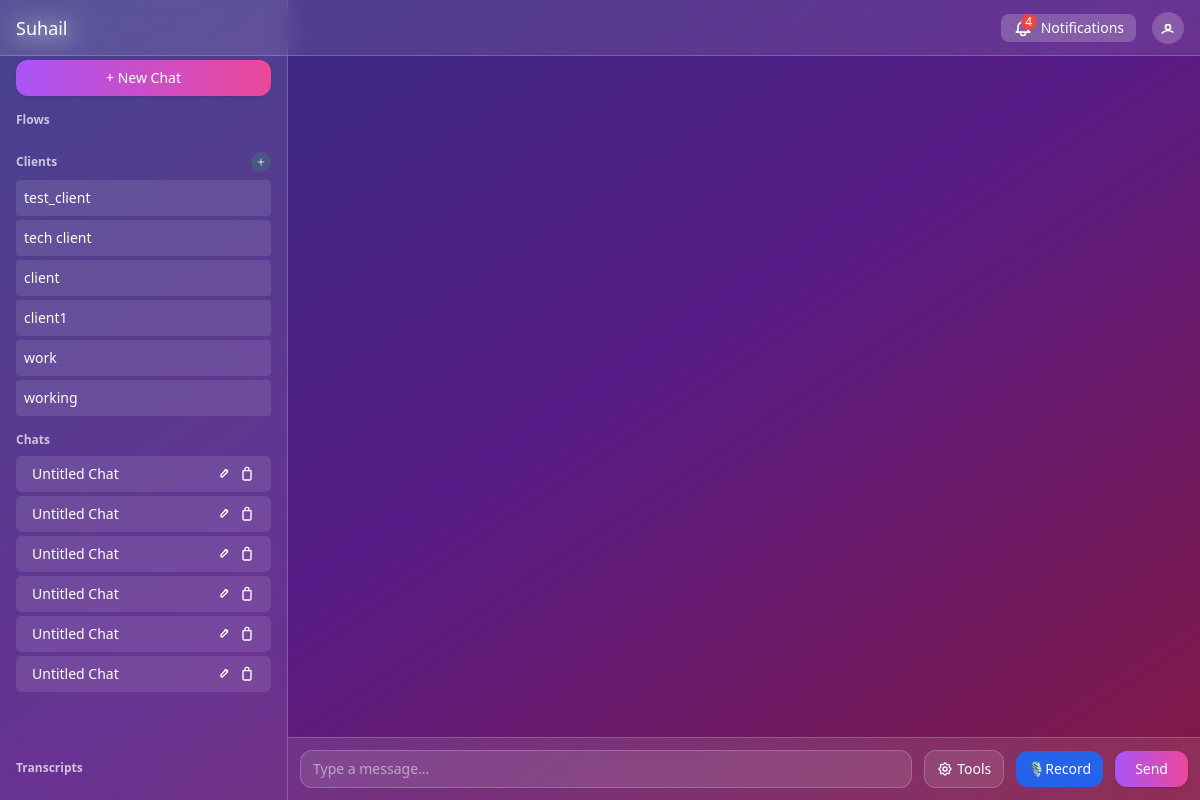
The app's page / (signed in) with its own data.
### models.py (models this page shows)
class ChatSession(db.Model):
    __tablename__ = 'chat_sessions'
    id = db.Column(db.String(36), primary_key=True, default=lambda: str(uuid.uuid4()))
    user_id = db.Column(db.Integer, nullable=False)
    title = db.Column(db.String(100), default='Untitled Chat')
    created_at = db.Column(db.DateTime, default=datetime.now())
    client_name = db.Column(db.String(100), nullable=True)  # Simple client name for now, can be extended later into a full Client model if needed

### main.py (the view, shortened to what this page needs)
@app.route('/')
@login_required
def home():
    clients = get_clients_for_user(current_user.id)
    recent_chats = (
    db.session.query(ChatSession.id, ChatSession.title)
    .join(ChatMessage, ChatSession.id == ChatMessage.session_id)
    .filter(
        ChatSession.user_id == current_user.id,
        ChatSession.client_name.is_(None)  # Only include general chats, not client chats
    )
    .group_by(ChatSession.id)
    .order_by(db.func.max(ChatMessage.timestamp).desc())
    .all()
    )
    sales_agents = None
    return render_template('chat.html', username=current_user.username, role=current_user.role,
                         user_id=current_user.id, clients=clients, recent_chats=recent_chats,
                         sales_agents=sales_agents)

### main.py (called while the page is built)
@login_manager.user_loader
def load_user(user_id):
    return db.session.get(User, int(user_id))

def get_clients_for_user(user_id):
    clients = db.session.query(ChatSession.client_name).filter(
        ChatSession.user_id == user_id,
        ChatSession.client_name.isnot(None)
    ).distinct().all()
    return [{'name': client[0]} for client in clients if client[0]]

### templates/chat.html (shortened to what this page needs)
<!DOCTYPE html>
<html lang="en">
<head>
  <script src="https://cdn.tailwindcss.com"></script>
</head>
<body class="min-h-screen bg-gradient-to-br from-indigo-900 via-purple-900 to-pink-900 text-white flex flex-col md:flex-row">
  <aside id="sidebar" class="w-full md:w-72 backdrop-blur-md bg-white/10 border-b md:border-b-0 md:border-r border-white/20 p-4 flex flex-col space-y-4 text-sm fixed left-0 top-0 h-screen z-40 overflow-y-auto transform -translate-x-full md:translate-x-0 transition-transform duration-300 ease-in-out">
    <div class="text-lg font-semibold text-white/90">Suhail</div>
    <button id="newChatBtn" class="bg-gradient-to-r from-purple-500 to-pink-500 text-white px-4 py-2 rounded-xl shadow hover:from-purple-600 hover:to-pink-600 transition-all">
      + New Chat
    </button>
    <div>
      <h3 class="text-xs font-semibold text-white/70 mb-2">Flows</h3>
    </div>
    {% if current_user.role != 'manager' %}
    <div>
      <div class="flex items-center justify-between mb-2">
        <h3 class="text-xs font-semibold text-white/70">Clients</h3>
        <button id="addClientBtn" class="w-5 h-5 rounded-full bg-green-500/20 hover:bg-green-500/40 flex items-center justify-center text-white/70 hover:text-white transition-all cursor-pointer" title="Add new client">
          <svg class="w-3 h-3" fill="none" stroke="currentColor" viewBox="0 0 24 24">
            <path stroke-linecap="round" stroke-linejoin="round" stroke-width="2" d="M12 6v6m0 0v6m0-6h6m-6 0H6"/>
          </svg>
        </button>
      </div>
      <ul id="clientsList" class="space-y-1">
        {% for client in clients %}
          <li class="client-item group p-2 rounded bg-white/10 hover:bg-white/20 cursor-pointer transition-all flex items-center justify-between"
              data-client-name="{{ client.name }}"
              title="Start chat with {{ client.name }}">
            <span class="client-name flex-1">{{ client.name }}</span>
          </li>
        {% else %}
          <li class="text-white/50 italic">No clients available</li>
        {% endfor %}
      </ul>
    </div>
    {% endif %}
    <div class="flex-1 overflow-y-auto mt-2">
      <h3 class="text-xs font-semibold text-white/70 mb-2">Chats</h3>
      <ul id="recentChats" class="space-y-1">
        {% for chat in recent_chats %}
          <li data-chat-id="{{ chat.id }}" class="w-full flex justify-between items-center text-left bg-white/10 rounded-md px-4 py-2 mt-2 cursor-pointer">
            <span class="flex-1">{{ chat.title }}</span>
            <span class="flex items-center space-x-2 ml-2">
              <span onclick="event.stopPropagation(); renameChat('{{ chat.id }}')"
                    class="hover:text-blue-400 cursor-pointer text-sm" title="Rename chat">
                <svg xmlns="http://www.w3.org/2000/svg" class="h-4 w-4" fill="none" viewBox="0 0 24 24" stroke="currentColor" stroke-width="2">
                  <path stroke-linecap="round" stroke-linejoin="round" d="M15.232 5.232l3.536 3.536M9 13l6.586-6.586a2 2 0 112.828 2.828L11.828 15.828a2 2 0 01-2.828 0L9 13z" />
                </svg>
              </span>
              <span onclick="event.stopPropagation(); deleteChat('{{ chat.id }}')"
                    class="hover:text-red-500 cursor-pointer text-sm" title="Delete chat">
                <svg xmlns="http://www.w3.org/2000/svg" class="h-4 w-4" fill="none" viewBox="0 0 24 24" stroke="currentColor" stroke-width="2">
                  <path stroke-linecap="round" stroke-linejoin="round" d="M6 7h12M9 7V5a3 3 0 013-3h0a3 3 0 013 3v2m-9 0v12a2 2 0 002 2h8a2 2 0 002-2V7" />
                </svg>
              </span>
            </span>
          </li>
        {% endfor %}
      </ul>
    </div>
    <div class="mt-4">
      <h3 class="text-xs font-semibold text-white/70 mb-2">Transcripts</h3>
    </div>
  </aside>
  <div class="main-chat-area flex-1 flex flex-col text-sm">
    <nav class="flex justify-between items-center px-4 py-3 backdrop-blur-md bg-white/10 border-b border-white/20 fixed top-0 left-0 right-0 z-50" style="height:56px;">
      <div class="text-lg font-medium truncate">Suhail</div>
      <div class="flex items-center space-x-4">
        {% if current_user.role == 'salesagent' %}
        {% include 'components/notification_button.html' %}
        {% endif %}
        <div class="w-8 h-8 rounded-full bg-white/20 flex items-center justify-center text-white hover:bg-white/30 cursor-pointer">
          <a href="/logout"><svg class="w-5 h-5" fill="none" stroke="currentColor" viewBox="0 0 24 24">
            <path stroke-linecap="round" stroke-linejoin="round" stroke-width="2"
                  d="M5.121 17.804A9.953 9.953 0 0112 15c2.21 0 4.245.715 5.879 1.92M15 11a3 3 0 11-6 0 3 3 0 016 0z"/>
          </svg></a>
        </div>
      </div>
    </nav>
    <div id="chatWindow" class="flex-1 min-h-0 p-4 space-y-3 overflow-y-auto text-sm" >
    </div>
    <form id="chatForm" class="p-3 border-t border-white/20 bg-white/10 backdrop-blur-md flex space-x-3 items-center"
      style="position: sticky; bottom: 0; z-index: 10;">
      <input
        type="text"
        id="chatInput"
        placeholder="Type a message..."
        class="flex-1 px-3 py-2 rounded-xl bg-white/10 border border-white/20 placeholder-white/50 text-white focus:outline-none focus:ring-2 focus:ring-purple-400 transition-all text-sm overflow-x-auto whitespace-nowrap"
        style="max-width: 100%; min-width: 0;"
        autocomplete="off"
      />
      <div class="relative">
        <button
          type="button"
          id="toolsBtn"
          class="bg-white/10 border border-white/20 text-white px-3 py-2 rounded-xl hover:bg-white/20 transition-all text-sm flex items-center space-x-1"
          title="Tools"
        >
          <span>Tools</span>
        </button>
      </div>
      <button
        type="button"
        id="recordBtn"
        class="bg-blue-600 text-white px-3 py-2 rounded-xl hover:bg-blue-700 transition-all text-sm flex items-center space-x-1"
        title="Record"
      >
        🎙 <span>Record</span>
      </button>
      <button
        type="submit"
        class="bg-gradient-to-r from-purple-500 to-pink-500 text-white px-5 py-2 rounded-xl shadow hover:from-purple-600 hover:to-pink-600 transition-all text-sm"
      >
        Send
      </button>
    </form>
  </div>
</body>
</html>

### templates/chat.html (style rules this page uses)
@media (min-width: 768px) { .main-chat-area { margin-left: 18rem !important; } }
.main-chat-area { margin-top: 56px !important; }

### records on screen
ChatSession: name "test_client"
ChatSession: name "tech client"
ChatSession: name "client"
ChatSession: name "client1"
ChatSession: name "work"
ChatSession: name "working"
ChatSession: title "Untitled Chat"
ChatSession: title "Untitled Chat"
ChatSession: title "Untitled Chat"
ChatSession: title "Untitled Chat"
ChatSession: title "Untitled Chat"
ChatSession: title "Untitled Chat"
